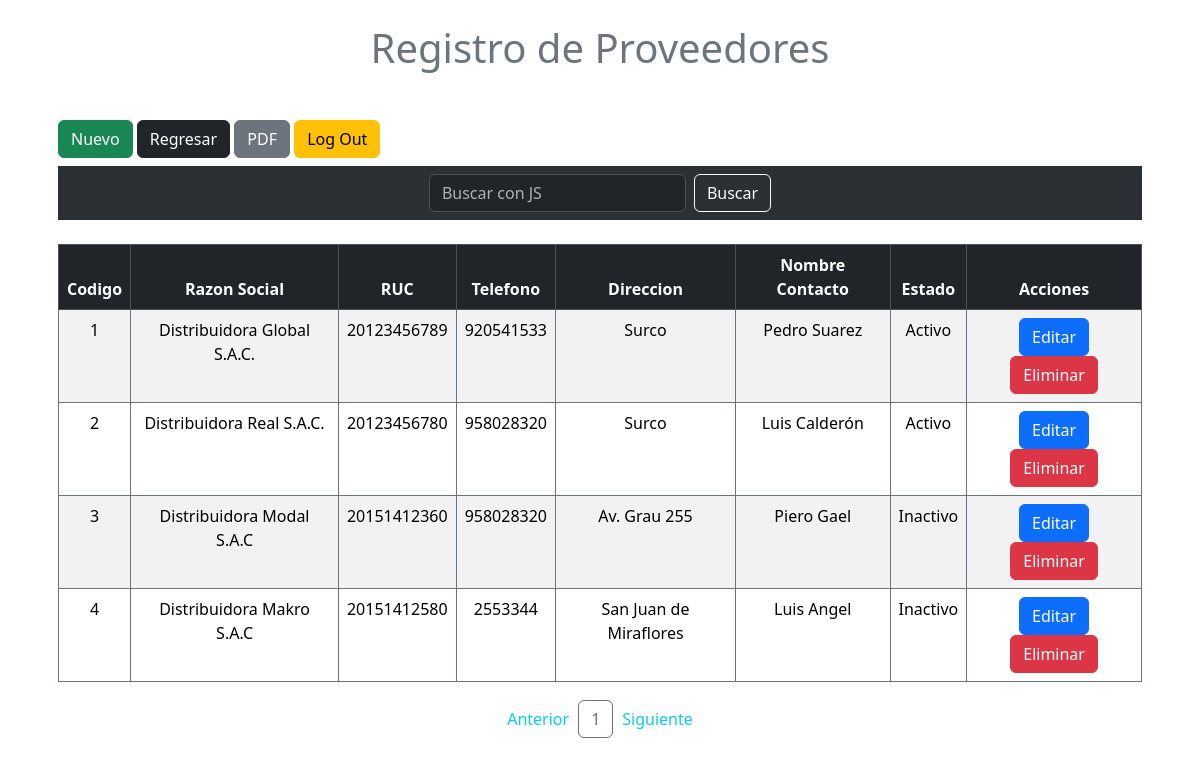
/pro/proveedor.php, run on the app's committed database.
### tables this page shows
CREATE TABLE `proveedores` (
  `id_proveedor` int(11) NOT NULL,
  `razon_social` varchar(100) NOT NULL,
  `ruc` varchar(11) NOT NULL,
  `telefono` varchar(13) NOT NULL,
  `direccion` text NOT NULL,
  `contacto_nombre` varchar(50) NOT NULL,
  `estado` varchar(50) NOT NULL
);

### pro/proveedor.php (the view, shortened to what this page needs)
<!DOCTYPE html>
<html lang="es">
<head>
  <link href="https://cdn.jsdelivr.net/npm/bootstrap@5.3.3/dist/css/bootstrap.min.css" rel="stylesheet">
</head>
<body>
  <?php
    include "conexion.php";
    $id = isset($_POST['id_proveedor']) ? $_POST['id_proveedor'] : '';
    $sql = "SELECT * FROM proveedores WHERE id_proveedor LIKE '%$id%'";
    $res = mysqli_query($cnx, $sql) or die(mysqli_error($cnx));
  ?>
  <div class="container">
    <h1 class="text-center text-secondary font-weight-bold p-4">Registro de Proveedores</h1>
    <div class="p-3 table-responsive">
		  <button type="button" class="btn btn-success mb-2" data-bs-toggle="modal" data-bs-target="#exampleModal">Nuevo</button>
      <a href="../admin_panel.php" class="btn btn-dark mb-2">Regresar</a>
      <a href="reporte.php" class="btn btn-secondary mb-2">PDF</a>
      <a href="logout.php" class="btn btn-warning mb-2">Log Out</a>
      <nav class="navbar bg-body-tertiary" data-bs-theme="dark">
        <div class="container-fluid justify-content-center">
          <form class="d-flex" role="search" method="POST">
            <input name="buscador" placeholder="Buscar con JS" id="codigo" class="form-control me-2 light-table-filter" type="search" aria-label="Search" data-table="table_id">
            <button name="buscador" class="btn btn-outline-light" type="submit">Buscar</button>
          </form>
        </div>
      </nav><br>
		  <table class="table table-hover table-striped table-bordered border-secondary table_id" id="tblDatos">
  		  <thead class="table-dark text-white">
    		  <tr>
      		  <th scope="col" class="text-center">Codigo</th>
      		  <th scope="col" class="text-center">Razon Social</th>
      		  <th scope="col" class="text-center">RUC</th>
      		  <th scope="col" class="text-center">Telefono</th>
            <th scope="col" class="text-center">Direccion</th>
            <th scope="col" class="text-center">Nombre Contacto</th>
            <th scope="col" class="text-center">Estado</th>
  				  <th scope="col" class="text-center" colspan="2">Acciones</th>
          </tr>
  		  </thead>
  		  <tbody>
          <?php while($col=mysqli_fetch_row($res)) { ?>
          <tr>
      		  <td class="text-center"><?php echo $col[0] ?></td>
            <td class="text-center"><?php echo $col[1] ?></td>
            <td class="text-center"><?php echo $col[2] ?></td>
            <td class="text-center"><?php echo $col[3] ?></td>
            <td class="text-center"><?php echo $col[4] ?></td>
            <td class="text-center"><?php echo $col[5] ?></td>
            <td class="text-center"><?php echo $col[6] ?></td>
      		  <td>
      		    <center>
      		      <a data-bs-toggle="modal" data-bs-target="#exampleModalEditar?id_proveedor=<?php echo $col[0] ?>" class="btn btn-primary">Editar</a>
      		      <a href="eliminar.php?id_proveedor=<?php echo $col[0] ?>" class="btn btn-danger" onclick="return eliminar()">Eliminar</a>
      		    </center>
            </td>
    		  </tr>
          <?php } ?>
        </tbody>
      </table>
      <div id="paginador" class="pagination justify-content-center"></div>
    </div>
  </div>
</body>
</html>

### pro/proveedor.php (style rules this page uses)
body { background: ; }

### data on the page
proveedores: id_proveedor "1", razon_social "Distribuidora Global S.A.C.", ruc "20123456789", telefono "920541533", direccion "Surco", contacto_nombre "Pedro Suarez", estado "Activo"
proveedores: id_proveedor "2", razon_social "Distribuidora Real S.A.C.", ruc "20123456780", telefono "958028320", direccion "Surco", contacto_nombre "Luis Calderón", estado "Activo"
proveedores: id_proveedor "3", razon_social "Distribuidora Modal S.A.C", ruc "20151412360", telefono "958028320", direccion "Av. Grau 255", contacto_nombre "Piero Gael", estado "Inactivo"
proveedores: id_proveedor "4", razon_social "Distribuidora Makro S.A.C", ruc "20151412580", telefono "2553344", direccion "San Juan de Miraflores", contacto_nombre "Luis Angel", estado "Inactivo"
